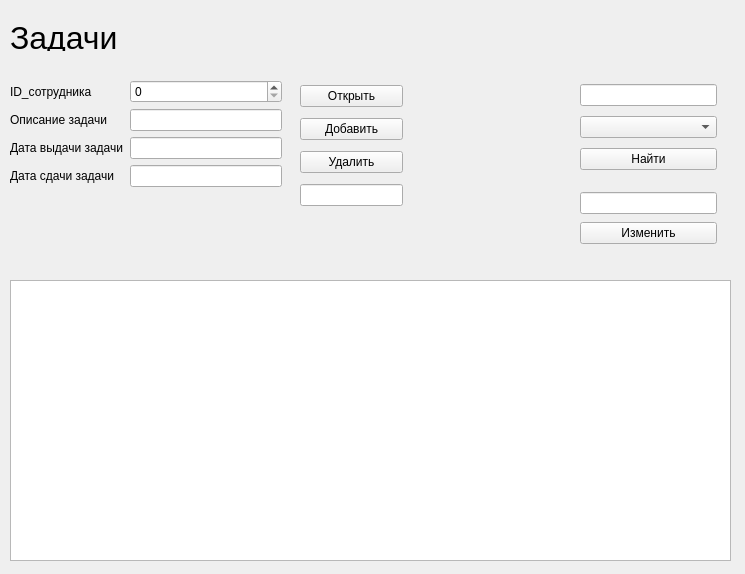
<?xml version="1.0" encoding="UTF-8"?>
<ui version="4.0">
 <class>Form</class>
 <widget class="QWidget" name="Form">
  <property name="geometry">
   <rect>
    <x>0</x>
    <y>0</y>
    <width>745</width>
    <height>574</height>
   </rect>
  </property>
  <property name="windowTitle">
   <string>Form</string>
  </property>
  <widget class="QTableWidget" name="tableWidget">
   <property name="geometry">
    <rect>
     <x>10</x>
     <y>280</y>
     <width>721</width>
     <height>281</height>
    </rect>
   </property>
  </widget>
  <widget class="QLabel" name="label_9">
   <property name="geometry">
    <rect>
     <x>10</x>
     <y>20</y>
     <width>681</width>
     <height>31</height>
    </rect>
   </property>
   <property name="minimumSize">
    <size>
     <width>0</width>
     <height>31</height>
    </size>
   </property>
   <property name="text">
    <string>&lt;html&gt;&lt;head/&gt;&lt;body&gt;&lt;p&gt;&lt;span style=&quot; font-size:24pt;&quot;&gt;Задачи&lt;/span&gt;&lt;/p&gt;&lt;/body&gt;&lt;/html&gt;</string>
   </property>
  </widget>
  <widget class="QWidget" name="layoutWidget_2">
   <property name="geometry">
    <rect>
     <x>10</x>
     <y>80</y>
     <width>272</width>
     <height>171</height>
    </rect>
   </property>
   <layout class="QFormLayout" name="formLayout">
    <item row="0" column="0">
     <widget class="QLabel" name="label">
      <property name="text">
       <string>ID_сотрудника</string>
      </property>
     </widget>
    </item>
    <item row="0" column="1">
     <widget class="QSpinBox" name="spinBox_2"/>
    </item>
    <item row="1" column="0">
     <widget class="QLabel" name="label_2">
      <property name="text">
       <string>Описание задачи</string>
      </property>
     </widget>
    </item>
    <item row="1" column="1">
     <widget class="QLineEdit" name="lineEdit_2"/>
    </item>
    <item row="2" column="0">
     <widget class="QLabel" name="label_3">
      <property name="text">
       <string>Дата выдачи задачи</string>
      </property>
     </widget>
    </item>
    <item row="2" column="1">
     <widget class="QLineEdit" name="lineEdit_3"/>
    </item>
    <item row="3" column="0">
     <widget class="QLabel" name="label_7">
      <property name="text">
       <string>Дата сдачи задачи</string>
      </property>
     </widget>
    </item>
    <item row="3" column="1">
     <widget class="QLineEdit" name="lineEdit_7"/>
    </item>
   </layout>
  </widget>
  <widget class="QWidget" name="layoutWidget">
   <property name="geometry">
    <rect>
     <x>580</x>
     <y>80</y>
     <width>137</width>
     <height>94</height>
    </rect>
   </property>
   <layout class="QVBoxLayout" name="verticalLayout_2">
    <item>
     <widget class="QLineEdit" name="lineEdit_10"/>
    </item>
    <item>
     <widget class="QComboBox" name="comboBox_2"/>
    </item>
    <item>
     <widget class="QPushButton" name="pushButton_6">
      <property name="text">
       <string>Найти</string>
      </property>
     </widget>
    </item>
   </layout>
  </widget>
  <widget class="QWidget" name="layoutWidget_4">
   <property name="geometry">
    <rect>
     <x>300</x>
     <y>80</y>
     <width>103</width>
     <height>134</height>
    </rect>
   </property>
   <layout class="QVBoxLayout" name="verticalLayout">
    <item>
     <widget class="QPushButton" name="pushButton">
      <property name="text">
       <string>Открыть</string>
      </property>
     </widget>
    </item>
    <item>
     <widget class="QPushButton" name="pushButton_2">
      <property name="text">
       <string>Добавить</string>
      </property>
     </widget>
    </item>
    <item>
     <widget class="QPushButton" name="pushButton_3">
      <property name="text">
       <string>Удалить</string>
      </property>
     </widget>
    </item>
    <item>
     <widget class="QLineEdit" name="lineEdit_8"/>
    </item>
   </layout>
  </widget>
  <widget class="QWidget" name="layoutWidget_3">
   <property name="geometry">
    <rect>
     <x>580</x>
     <y>190</y>
     <width>137</width>
     <height>58</height>
    </rect>
   </property>
   <layout class="QVBoxLayout" name="verticalLayout_3">
    <item>
     <widget class="QLineEdit" name="lineEdit_11"/>
    </item>
    <item>
     <widget class="QPushButton" name="pushButton_11">
      <property name="text">
       <string>Изменить</string>
      </property>
     </widget>
    </item>
   </layout>
  </widget>
 </widget>
 <resources/>
 <connections/>
</ui>
